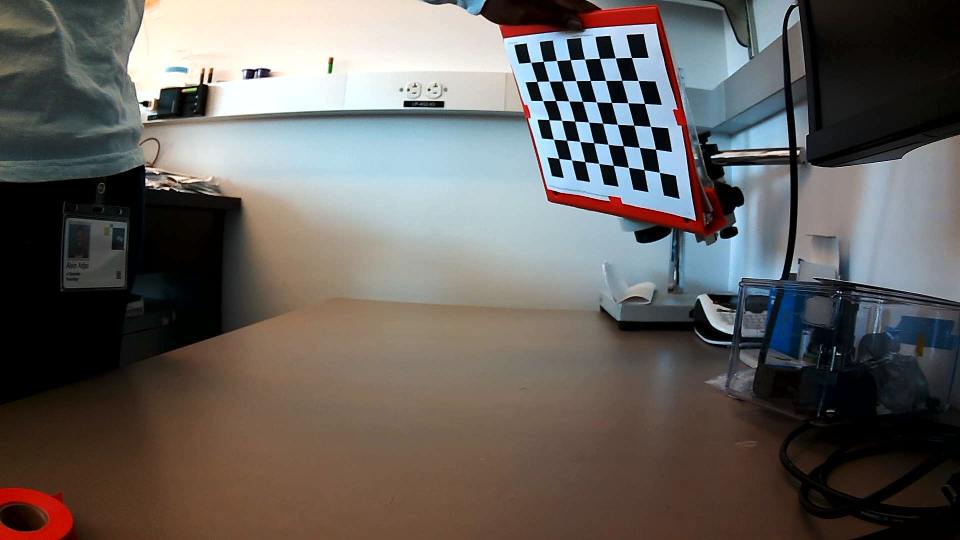
#> input picture Code/calibration/samples/left01.jpg, 1920 x 1080 px (shown at 1/2 size); its folder holds 5 pictures in this run
$ python calibrate.py
#> lines starting #> are read from the running program, lines starting #| are printed output that depends on the picture; after the words box and inside, x2 and y2 are one past the last pixel; in counts of white or black regions, pixels touching at a corner belong together
import numpy as np
import cv2
import glob

# %% Setup

# termination criteria
criteria = (cv2.TERM_CRITERIA_EPS + cv2.TERM_CRITERIA_MAX_ITER, 30, 0.001)

# prepare object points, like (0,0,0), (1,0,0), (2,0,0) ....,(6,5,0)
square_size = 26  # millimeters
objp = np.zeros((6*8,3), np.float32)
objp[:,:2] = np.mgrid[0:8,0:6].T.reshape(-1,2)
objp *= square_size

# Arrays to store object points and image points from all the images.
objpoints = [] # 3d point in real world space
imgpoints = [] # 2d points in image plane.
images = glob.glob('calibration/samples/left' + '*.jpg')

for fname in images:
    img = cv2.imread(fname)
#> img is the input picture: shape (1080, 1920, 3); mean B, G, R 93.8, 97.4, 101.5
    gray = cv2.cvtColor(img, cv2.COLOR_BGR2GRAY)
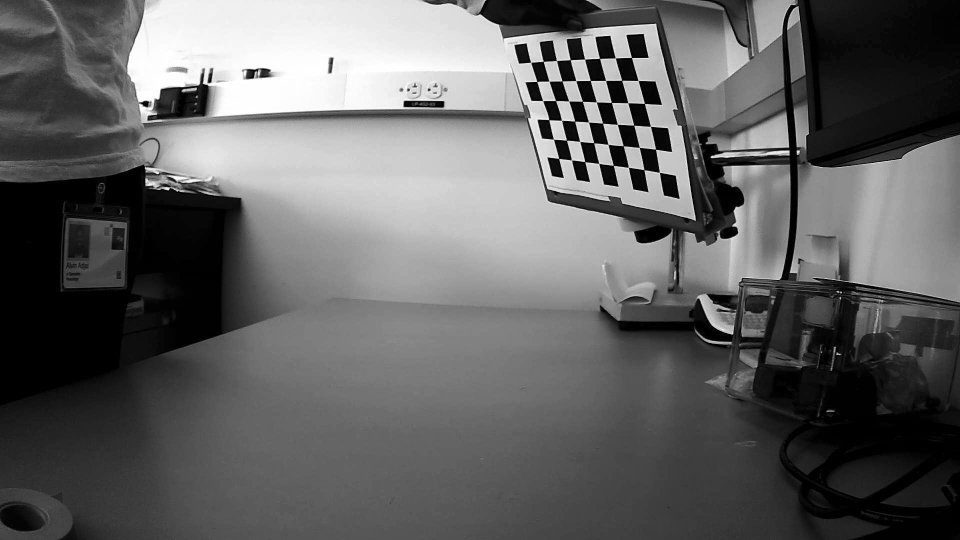
#> gray: shape (1080, 1920) (shown at 1/2 size); min 0, max 255, mean 98.2
    # Find the chess board corners
    ret, corners = cv2.findChessboardCorners(gray, (8,6), None)
#> ret = True; corners = 48 rows, first 8: [1062, 125.3], [1087.1, 123.4], [1113.3, 121.6], [1140.7, 119.7], [1169.6, 118.6], [1199.4, 117.1], [1231, 116.3], [1263.3, 115.4]
    # If found, add object points, image points (after refining them)
    if ret == True:
        objpoints.append(objp)
        corners2 = cv2.cornerSubPix(gray, corners, (11,11), (-1,-1), criteria)
#> corners2 = 48 rows, first 8: [1061.7, 125], [1086.8, 123.3], [1113.4, 121.5], [1140.7, 119.9], [1169.6, 118.6], [1199.6, 117.4], [1231, 116.3], [1263.4, 115.5]
        imgpoints.append(corners2)
        # Draw and display the corners
        cv2.drawChessboardCorners(img, (8,6), corners2, ret)
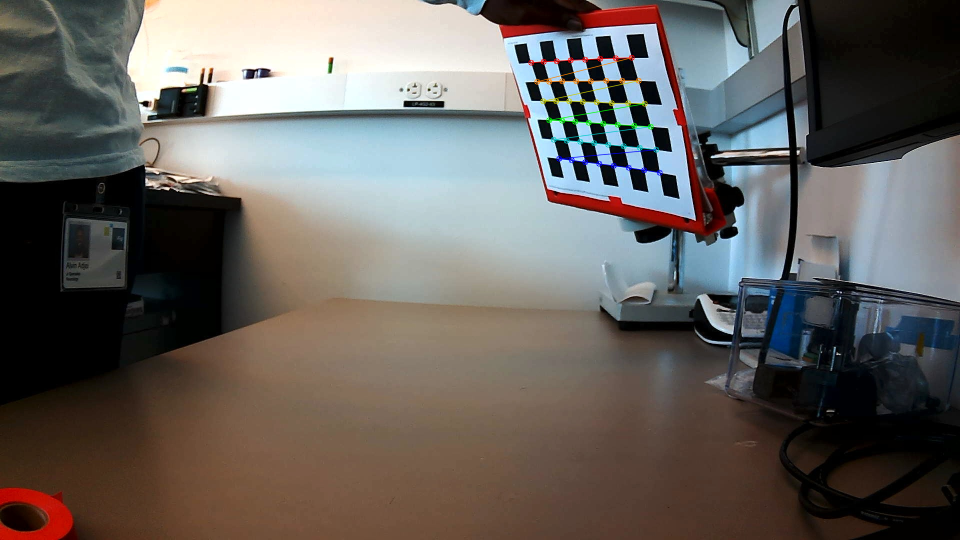
#> img: shape (1080, 1920, 3) (shown at 1/2 size); 0.5% of pixels changed, all inside (x1, y1, x2, y2) = (1056, 109, 1326, 352)
        cv2.imshow('img', img)
        cv2.waitKey(500)
#> pass 2 of the loop `for fname in images:`:
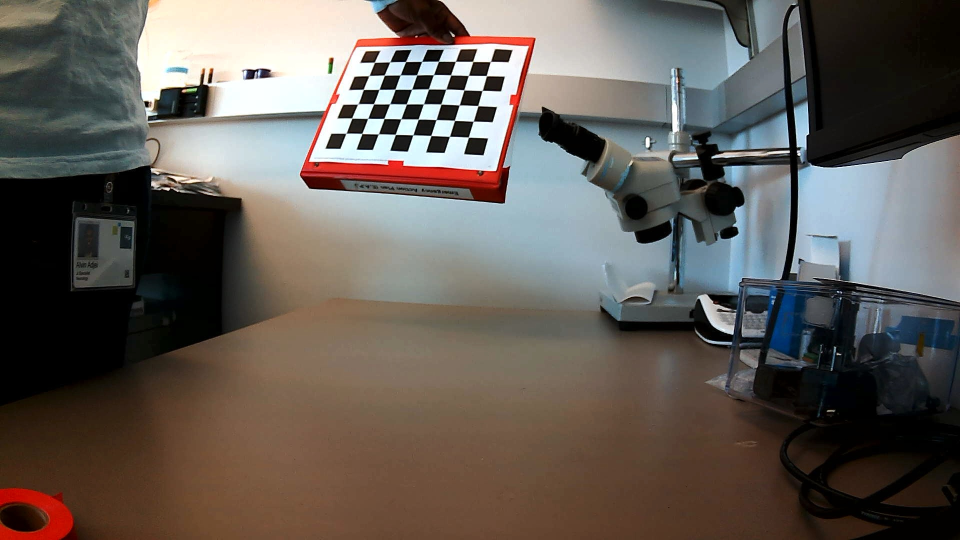
#> input picture Code/calibration/samples/left02.jpg, 1920 x 1080 px (shown at 1/2 size)
#> img is the input picture: shape (1080, 1920, 3); mean B, G, R 86.5, 92.4, 99
#> `gray = cv2.cvtColor(img, cv2.COLOR_BGR2GRAY)`:
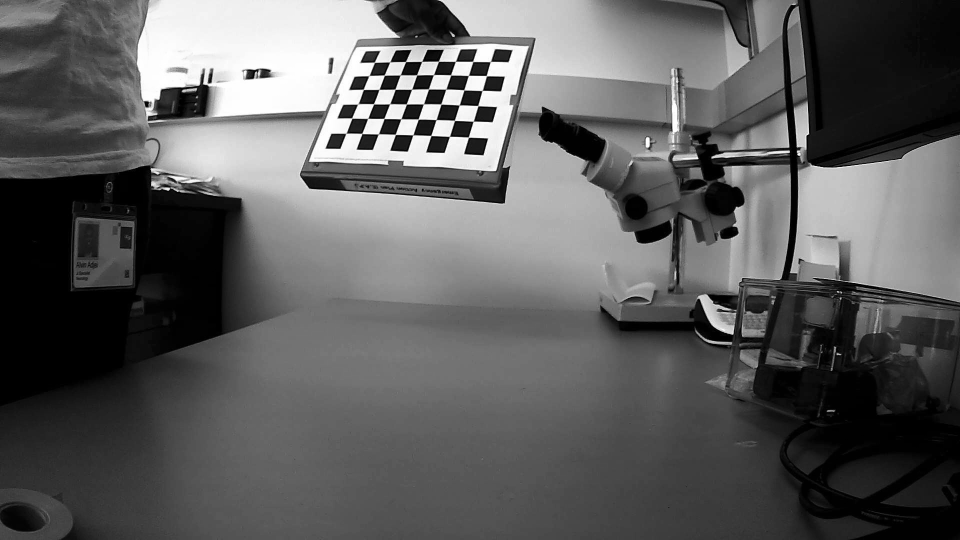
#> gray: shape (1080, 1920) (shown at 1/2 size); min 0, max 255, mean 93.7
#> corners = 48 rows, first 8: [749, 125], [779.6, 124.4], [811.5, 123.5], [843.6, 123.2], [877.2, 123], [910.8, 123.5], [945.9, 123.3], [980.5, 123.9]
#> corners2 = 48 rows, first 8: [749.2, 124.9], [779.9, 124.3], [811.5, 123.5], [843.9, 123.2], [877.3, 123], [911.3, 123.2], [945.9, 123.3], [981.2, 123.6]
#> `cv2.drawChessboardCorners(img, (8,6), corners2, ret)`:
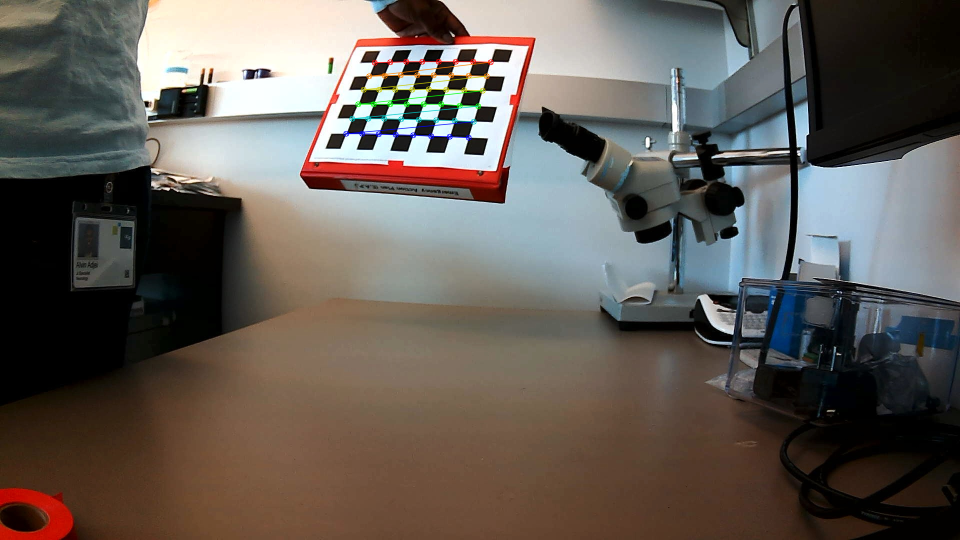
#> img: shape (1080, 1920, 3) (shown at 1/2 size); 0.56% of pixels changed, all inside (x1, y1, x2, y2) = (686, 117, 988, 282)
#> pass 3 of the loop `for fname in images:`:
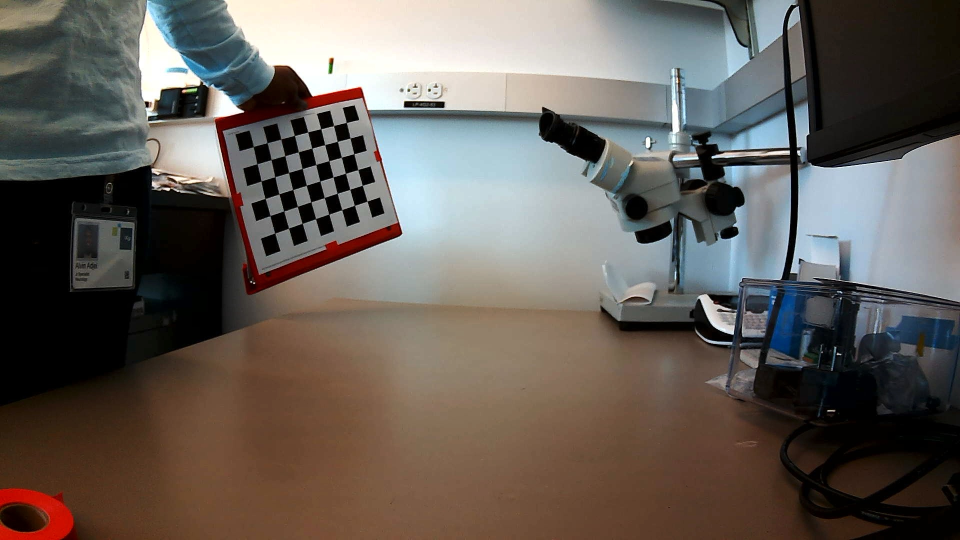
#> input picture Code/calibration/samples/left03.jpg, 1920 x 1080 px (shown at 1/2 size)
#> img is the input picture: shape (1080, 1920, 3); mean B, G, R 88.4, 94.4, 101.3
#> `gray = cv2.cvtColor(img, cv2.COLOR_BGR2GRAY)`:
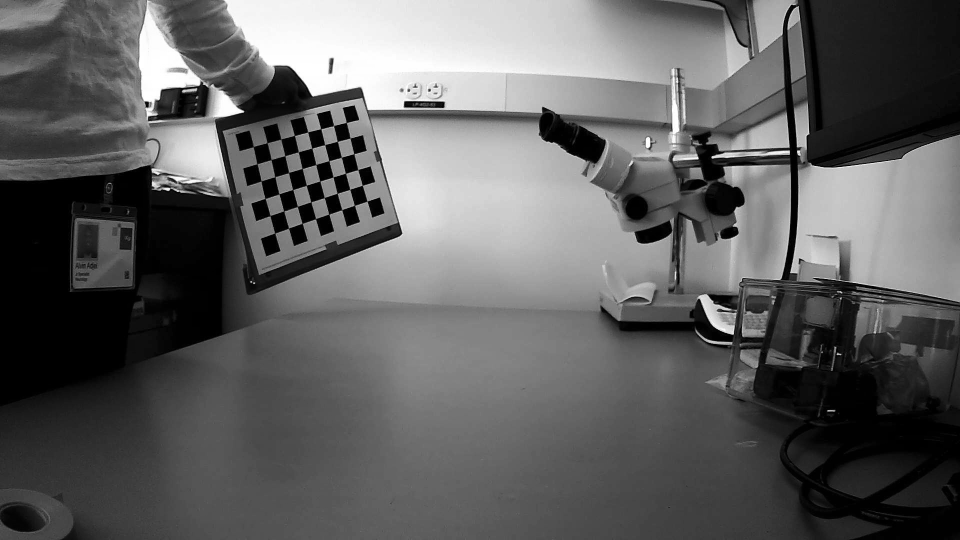
#> gray: shape (1080, 1920) (shown at 1/2 size); min 0, max 255, mean 95.8
#> corners = 48 rows, first 8: [506.9, 293.5], [534.6, 286.1], [562.1, 278.6], [588.9, 271.4], [615.8, 264.3], [641.6, 257.9], [667.3, 251.4], [692.8, 245.4]
#> corners2 = 48 rows, first 8: [506.7, 293.7], [534.7, 286], [562, 278.5], [589.2, 271.4], [615.8, 264.4], [641.9, 257.9], [667.5, 251.5], [693, 245.4]
#> `cv2.drawChessboardCorners(img, (8,6), corners2, ret)`:
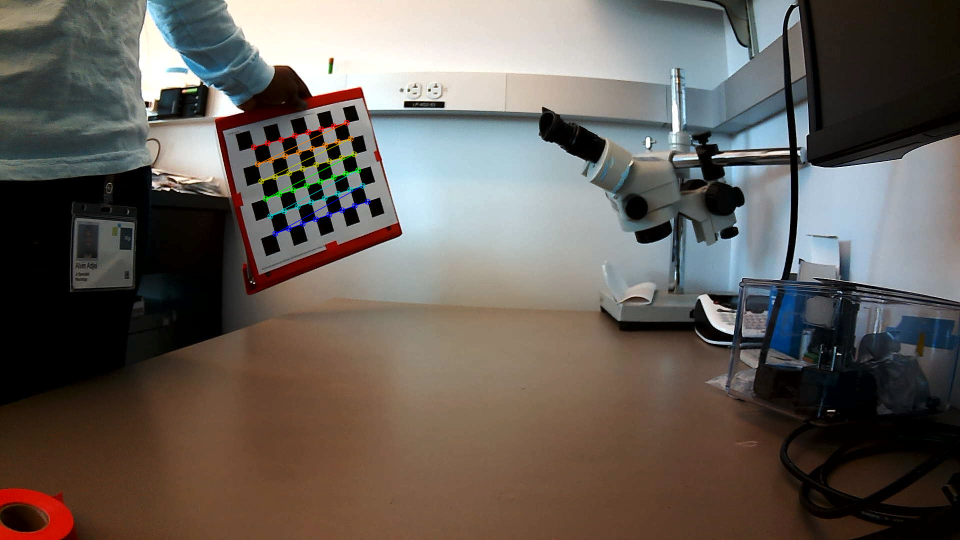
#> img: shape (1080, 1920, 3) (shown at 1/2 size); 0.47% of pixels changed, all inside (x1, y1, x2, y2) = (501, 239, 742, 474)
#> the loop made 5 passes; the first 3 are shown
cv2.destroyAllWindows()

# %% Calibration

ret, mtx, dist, rvecs, tvecs = cv2.calibrateCamera(objpoints, imgpoints, gray.shape[::-1], None, None)  # returns the camera matrix, distortion coefficients, rotation and translation vectors

# save these parameters to be used in other files in the directory

# Create a FileStorage object
fs = cv2.FileStorage('calibration/calib_params.xml', cv2.FILE_STORAGE_WRITE)

# Write the arrays
fs.write("mtx", mtx)
fs.write("dist", dist)
fs.write("rvecs", np.array(rvecs))  # Needs to be a numpy array to write properly
fs.write("tvecs", np.array(tvecs))  # Needs to be a numpy array to write properly

# Release the FileStorage object
fs.release()

# %% Undistortion

img = cv2.imread('calibration/samples/left01.jpg')
h, w = img.shape[:2]
#> h = 1080; w = 1920
newcameramtx, roi = cv2.getOptimalNewCameraMatrix(mtx, dist, (w,h), 1, (w,h))

# undistort
dst = cv2.undistort(img, mtx, dist, None, newcameramtx)
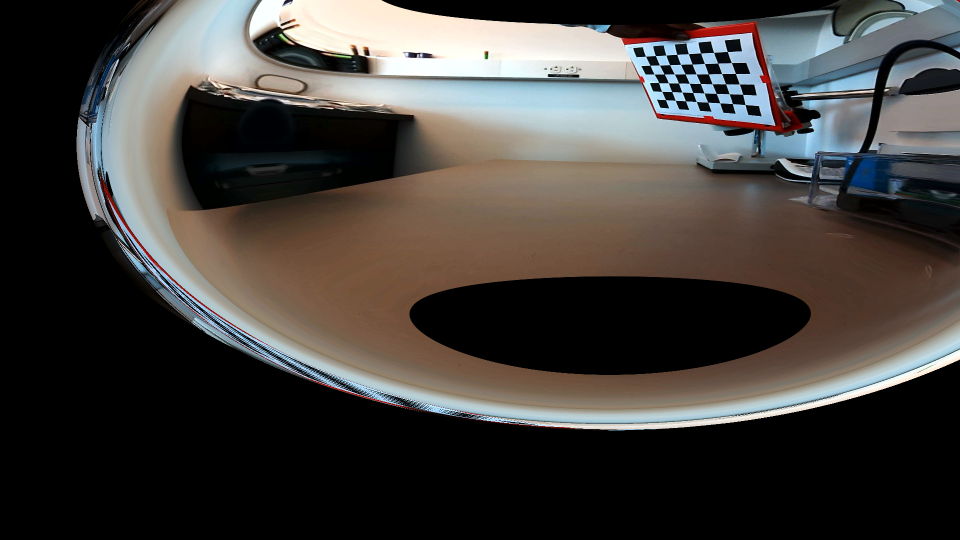
#> dst: shape (1080, 1920, 3) (shown at 1/2 size); mean B, G, R 60.8, 64, 67.2

# crop the image
x, y, w, h = roi
dst = dst[y:y+h, x:x+w]
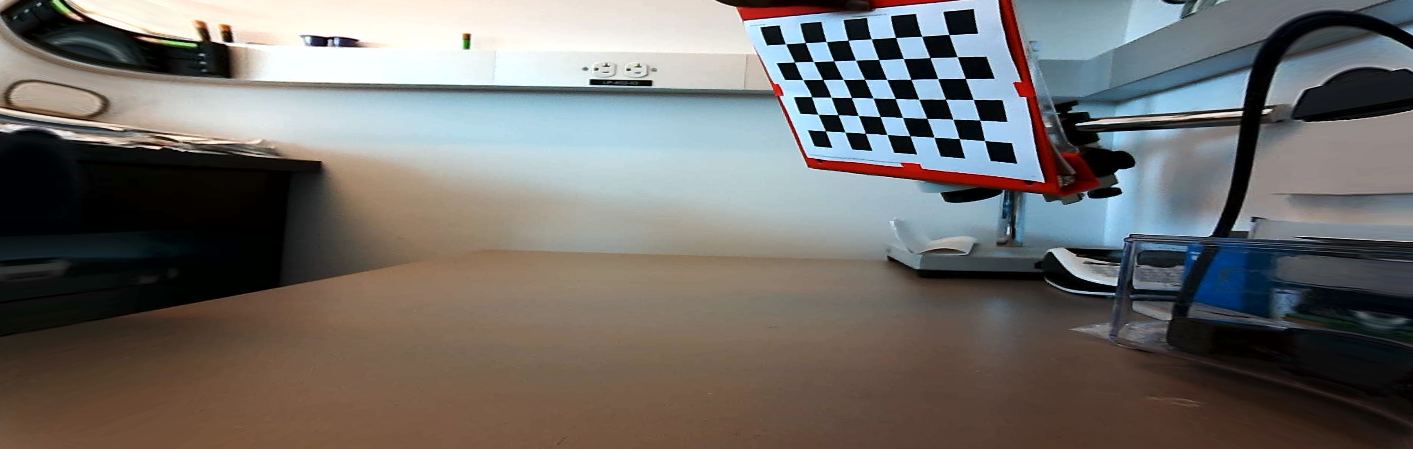
#> dst: shape (449, 1413, 3); mean B, G, R 105.1, 108.1, 111
cv2.imwrite('calibration/undistorted/calib_left01.png', dst)
